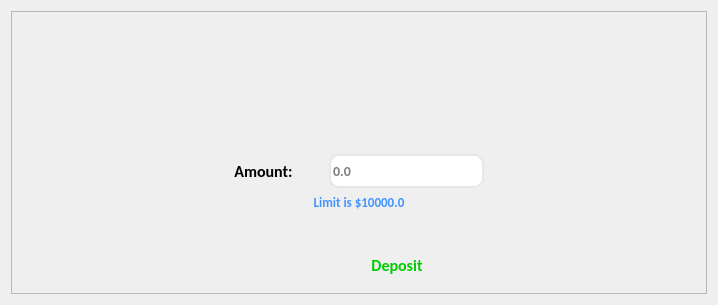
            <widget class="QWidget" name="widget">
             <layout class="QGridLayout" name="gridLayout_7">
              <item row="0" column="0">
               <widget class="QFrame" name="frame_5">
                <property name="enabled">
                 <bool>true</bool>
                </property>
                <property name="styleSheet">
                 <string notr="true"> QPushButton {
font-size:16px;
		border:none;
		border-radius: 10px;
		padding: 8px 15px 8px 15px;
		color: #00cc00;
text-align:center;
        height:20px;
}

 QPushButton:hover {
background-color:  #00cc00;
color: white;
}


</string>
                </property>
                <property name="frameShape">
                 <enum>QFrame::StyledPanel</enum>
                </property>
                <property name="frameShadow">
                 <enum>QFrame::Raised</enum>
                </property>
                <layout class="QGridLayout" name="gridLayout_29">
                 <item row="0" column="4">
                  <spacer name="horizontalSpacer_148">
                   <property name="orientation">
                    <enum>Qt::Horizontal</enum>
                   </property>
                   <property name="sizeHint" stdset="0">
                    <size>
                     <width>173</width>
                     <height>20</height>
                    </size>
                   </property>
                  </spacer>
                 </item>
                 <item row="1" column="2">
                  <spacer name="verticalSpacer_95">
                   <property name="orientation">
                    <enum>Qt::Vertical</enum>
                   </property>
                   <property name="sizeType">
                    <enum>QSizePolicy::Fixed</enum>
                   </property>
                   <property name="sizeHint" stdset="0">
                    <size>
                     <width>20</width>
                     <height>50</height>
                    </size>
                   </property>
                  </spacer>
                 </item>
                 <item row="2" column="1">
                  <spacer name="horizontalSpacer_152">
                   <property name="orientation">
                    <enum>Qt::Horizontal</enum>
                   </property>
                   <property name="sizeType">
                    <enum>QSizePolicy::Fixed</enum>
                   </property>
                   <property name="sizeHint" stdset="0">
                    <size>
                     <width>40</width>
                     <height>20</height>
                    </size>
                   </property>
                  </spacer>
                 </item>
                 <item row="2" column="3">
                  <spacer name="horizontalSpacer_158">
                   <property name="orientation">
                    <enum>Qt::Horizontal</enum>
                   </property>
                   <property name="sizeType">
                    <enum>QSizePolicy::Fixed</enum>
                   </property>
                   <property name="sizeHint" stdset="0">
                    <size>
                     <width>40</width>
                     <height>20</height>
                    </size>
                   </property>
                  </spacer>
                 </item>
                 <item row="1" column="4">
                  <spacer name="horizontalSpacer_150">
                   <property name="orientation">
                    <enum>Qt::Horizontal</enum>
                   </property>
                   <property name="sizeHint" stdset="0">
                    <size>
                     <width>173</width>
                     <height>20</height>
                    </size>
                   </property>
                  </spacer>
                 </item>
                 <item row="0" column="0">
                  <spacer name="horizontalSpacer_140">
                   <property name="orientation">
                    <enum>Qt::Horizontal</enum>
                   </property>
                   <property name="sizeHint" stdset="0">
                    <size>
                     <width>173</width>
                     <height>20</height>
                    </size>
                   </property>
                  </spacer>
                 </item>
                 <item row="1" column="0">
                  <spacer name="horizontalSpacer_149">
                   <property name="orientation">
                    <enum>Qt::Horizontal</enum>
                   </property>
                   <property name="sizeHint" stdset="0">
                    <size>
                     <width>173</width>
                     <height>20</height>
                    </size>
                   </property>
                  </spacer>
                 </item>
                 <item row="2" column="0">
                  <spacer name="horizontalSpacer_151">
                   <property name="orientation">
                    <enum>Qt::Horizontal</enum>
                   </property>
                   <property name="sizeType">
                    <enum>QSizePolicy::Expanding</enum>
                   </property>
                   <property name="sizeHint" stdset="0">
                    <size>
                     <width>173</width>
                     <height>20</height>
                    </size>
                   </property>
                  </spacer>
                 </item>
                 <item row="2" column="4">
                  <spacer name="horizontalSpacer_159">
                   <property name="orientation">
                    <enum>Qt::Horizontal</enum>
                   </property>
                   <property name="sizeHint" stdset="0">
                    <size>
                     <width>173</width>
                     <height>20</height>
                    </size>
                   </property>
                  </spacer>
                 </item>
                 <item row="3" column="2">
                  <spacer name="verticalSpacer_94">
                   <property name="orientation">
                    <enum>Qt::Vertical</enum>
                   </property>
                   <property name="sizeHint" stdset="0">
                    <size>
                     <width>20</width>
                     <height>1</height>
                    </size>
                   </property>
                  </spacer>
                 </item>
                 <item row="2" column="2">
                  <layout class="QGridLayout" name="gridLayout_93">
                   <item row="0" column="0" colspan="4">
                    <layout class="QHBoxLayout" name="horizontalLayout_29">
                     <item>
                      <spacer name="horizontalSpacer_156">
                       <property name="orientation">
                        <enum>Qt::Horizontal</enum>
                       </property>
                       <property name="sizeType">
                        <enum>QSizePolicy::Fixed</enum>
                       </property>
                       <property name="sizeHint" stdset="0">
                        <size>
                         <width>0</width>
                         <height>20</height>
                        </size>
                       </property>
                      </spacer>
                     </item>
                    </layout>
                   </item>
                   <item row="6" column="0">
                    <spacer name="horizontalSpacer_153">
                     <property name="orientation">
                      <enum>Qt::Horizontal</enum>
                     </property>
                     <property name="sizeHint" stdset="0">
                      <size>
                       <width>40</width>
                       <height>20</height>
                      </size>
                     </property>
                    </spacer>
                   </item>
                   <item row="2" column="0" colspan="3">
                    <spacer name="verticalSpacer_93">
                     <property name="orientation">
                      <enum>Qt::Vertical</enum>
                     </property>
                     <property name="sizeType">
                      <enum>QSizePolicy::Fixed</enum>
                     </property>
                     <property name="sizeHint" stdset="0">
                      <size>
                       <width>20</width>
                       <height>13</height>
                      </size>
                     </property>
                    </spacer>
                   </item>
                   <item row="3" column="0" colspan="4">
                    <layout class="QHBoxLayout" name="horizontalLayout_28">
                     <item>
                      <widget class="QLabel" name="label_125">
                       <property name="font">
                        <font>
                         <family>Calibri</family>
                         <pointsize>12</pointsize>
                         <bold>true</bold>
                         <strikeout>false</strikeout>
                         <kerning>true</kerning>
                        </font>
                       </property>
                       <property name="styleSheet">
                        <string notr="true"> letter-spacing: 0px;</string>
                       </property>
                       <property name="text">
                        <string>Amount:</string>
                       </property>
                       <property name="alignment">
                        <set>Qt::AlignCenter</set>
                       </property>
                       <property name="wordWrap">
                        <bool>true</bool>
                       </property>
                      </widget>
                     </item>
                     <item>
                      <spacer name="horizontalSpacer_155">
                       <property name="orientation">
                        <enum>Qt::Horizontal</enum>
                       </property>
                       <property name="sizeType">
                        <enum>QSizePolicy::Fixed</enum>
                       </property>
                       <property name="sizeHint" stdset="0">
                        <size>
                         <width>30</width>
                         <height>20</height>
                        </size>
                       </property>
                      </spacer>
                     </item>
                     <item>
                      <widget class="QLineEdit" name="amount_input_3">
                       <property name="sizePolicy">
                        <sizepolicy hsizetype="Expanding" vsizetype="Fixed">
                         <horstretch>0</horstretch>
                         <verstretch>0</verstretch>
                        </sizepolicy>
                       </property>
                       <property name="font">
                        <font>
                         <family>Calibri</family>
                         <pointsize>-1</pointsize>
                         <bold>true</bold>
                        </font>
                       </property>
                       <property name="styleSheet">
                        <string notr="true">font-size:14px;
background:white;
color:black;
height:30px;
border-radius:10px;
border:2px solid #e7e7e7;</string>
                       </property>
                       <property name="inputMask">
                        <string/>
                       </property>
                       <property name="placeholderText">
                        <string>0.0</string>
                       </property>
                      </widget>
                     </item>
                    </layout>
                   </item>
                   <item row="6" column="2">
                    <widget class="QPushButton" name="deposit_btn">
                     <property name="sizePolicy">
                      <sizepolicy hsizetype="Fixed" vsizetype="Fixed">
                       <horstretch>0</horstretch>
                       <verstretch>0</verstretch>
                      </sizepolicy>
                     </property>
                     <property name="font">
                      <font>
                       <family>Calibri</family>
                       <pointsize>-1</pointsize>
                       <bold>true</bold>
                      </font>
                     </property>
                     <property name="cursor">
                      <cursorShape>PointingHandCursor</cursorShape>
                     </property>
                     <property name="styleSheet">
                      <string notr="true"/>
                     </property>
                     <property name="text">
                      <string>Deposit</string>
                     </property>
                     <property name="icon">
                      <iconset resource="img.qrc">
                       <normaloff>:/img/savings.png</normaloff>:/img/savings.png</iconset>
                     </property>
                     <property name="iconSize">
                      <size>
                       <width>20</width>
                       <height>20</height>
                      </size>
                     </property>
                    </widget>
                   </item>
                   <item row="6" column="3">
                    <spacer name="horizontalSpacer_154">
                     <property name="orientation">
                      <enum>Qt::Horizontal</enum>
                     </property>
                     <property name="sizeHint" stdset="0">
                      <size>
                       <width>40</width>
                       <height>20</height>
                      </size>
                     </property>
                    </spacer>
                   </item>
                   <item row="6" column="1">
                    <spacer name="horizontalSpacer_157">
                     <property name="orientation">
                      <enum>Qt::Horizontal</enum>
                     </property>
                     <property name="sizeType">
                      <enum>QSizePolicy::Fixed</enum>
                     </property>
                     <property name="sizeHint" stdset="0">
                      <size>
                       <width>70</width>
                       <height>20</height>
                      </size>
                     </property>
                    </spacer>
                   </item>
                   <item row="5" column="0" colspan="3">
                    <spacer name="verticalSpacer_92">
                     <property name="orientation">
                      <enum>Qt::Vertical</enum>
                     </property>
                     <property name="sizeType">
                      <enum>QSizePolicy::Fixed</enum>
                     </property>
                     <property name="sizeHint" stdset="0">
                      <size>
                       <width>20</width>
                       <height>30</height>
                      </size>
                     </property>
                    </spacer>
                   </item>
                   <item row="4" column="0" colspan="4">
                    <widget class="QLabel" name="label">
                     <property name="font">
                      <font>
                       <family>Calibri</family>
                       <pointsize>10</pointsize>
                       <bold>true</bold>
                      </font>
                     </property>
                     <property name="styleSheet">
                      <string notr="true">color:#4294ff;</string>
                     </property>
                     <property name="text">
                      <string>Limit is $10000.0</string>
                     </property>
                     <property name="alignment">
                      <set>Qt::AlignCenter</set>
                     </property>
                    </widget>
                   </item>
                  </layout>
                 </item>
                 <item row="0" column="2">
                  <spacer name="verticalSpacer_96">
                   <property name="orientation">
                    <enum>Qt::Vertical</enum>
                   </property>
                   <property name="sizeType">
                    <enum>QSizePolicy::Fixed</enum>
                   </property>
                   <property name="sizeHint" stdset="0">
                    <size>
                     <width>20</width>
                     <height>50</height>
                    </size>
                   </property>
                  </spacer>
                 </item>
                </layout>
               </widget>
              </item>
             </layout>
            </widget>
